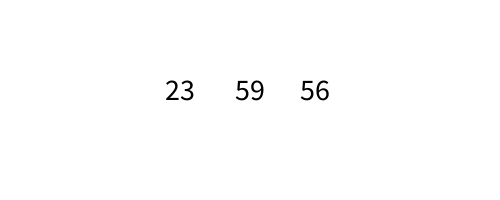
Frame 1 (no input)
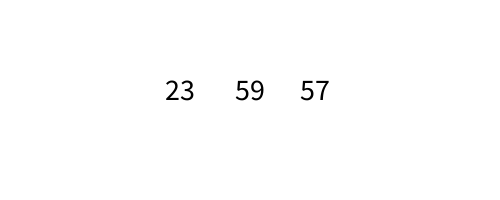
Frame 60 (the mouse pressed at the canvas centre just before this capture)
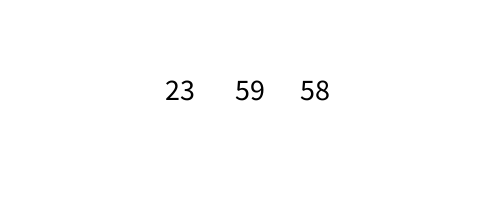
Frame 120 (the mouse held since frame 60 and released just before this capture)

The Processing sketch that drew these frames (run headless with seeded random() and noise(); from frame 60 on, the mouse is pressed at the canvas centre):

// Processing sketch: sketch_08clock
// ── sketch_08clock.pde
int ss = 56, mm = 59, hh = 23;

void setup() {
  size(500, 200);
}

void draw() {
  if (frameCount % 60 == 0) {
    ss += 01;
    if (ss >= 60 ) {
      ss = 00;
      mm += 01;
    }
    if (mm >= 60) {
      mm = 00;
      hh += 01;
    }
    if (hh >= 24) {
      hh = 00;
    }
  }
  textSize(30);
  background(255);
  fill(0);
  text(hh, 165, 100);
  text(mm, 235, 100);
  text(ss, 300, 100);
}
